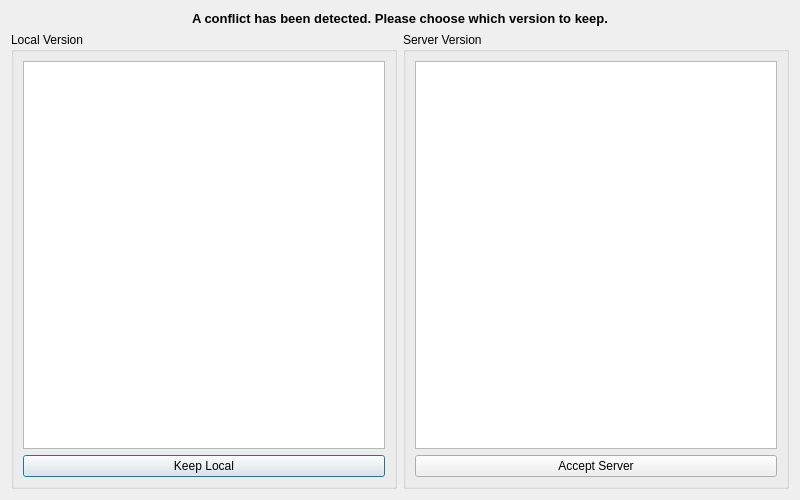
<?xml version="1.0" encoding="UTF-8"?>
<ui version="4.0">
 <class>ConflictDialog</class>
 <widget class="QDialog" name="ConflictDialog">
  <property name="geometry">
   <rect>
    <x>0</x>
    <y>0</y>
    <width>800</width>
    <height>500</height>
   </rect>
  </property>
  <property name="windowTitle">
   <string>Conflict Detected</string>
  </property>
  <layout class="QVBoxLayout" name="verticalLayout">
   <item>
    <widget class="QLabel" name="labelInfo">
     <property name="text">
      <string>A conflict has been detected. Please choose which version to keep.</string>
     </property>
     <property name="alignment">
      <set>Qt::AlignCenter</set>
     </property>
     <property name="font">
      <font>
       <bold>true</bold>
       <pointsize>10</pointsize>
      </font>
     </property>
    </widget>
   </item>
   <item>
    <layout class="QHBoxLayout" name="horizontalLayout">
     <item>
      <widget class="QGroupBox" name="groupBoxLocal">
       <property name="title">
        <string>Local Version </string>
       </property>
       <layout class="QVBoxLayout" name="verticalLayout_2">
        <item>
         <widget class="QTextEdit" name="localData">
          <property name="readOnly">
           <bool>true</bool>
          </property>
         </widget>
        </item>
        <item>
         <widget class="QPushButton" name="btnLocal">
          <property name="text">
           <string>Keep Local</string>
          </property>
         </widget>
        </item>
       </layout>
      </widget>
     </item>
     <item>
      <widget class="QGroupBox" name="groupBoxServer">
       <property name="title">
        <string>Server Version </string>
       </property>
       <layout class="QVBoxLayout" name="verticalLayout_3">
        <item>
         <widget class="QTextEdit" name="serverData">
          <property name="readOnly">
           <bool>true</bool>
          </property>
         </widget>
        </item>
        <item>
         <widget class="QPushButton" name="btnServer">
          <property name="text">
           <string>Accept Server</string>
          </property>
         </widget>
        </item>
       </layout>
      </widget>
     </item>
    </layout>
   </item>
  </layout>
 </widget>
 <resources/>
 <connections/>
</ui>
